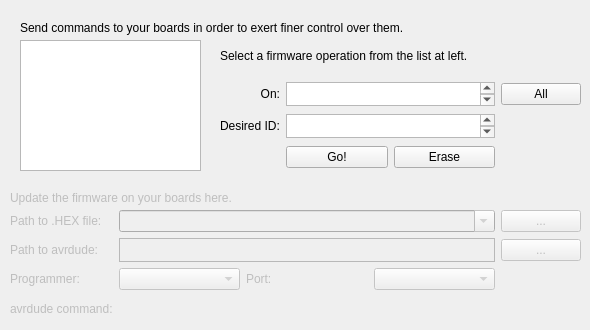
    <widget class="QWidget" name="tabFirmware">
     <attribute name="title">
      <string>Firmware</string>
     </attribute>
     <attribute name="toolTip">
      <string>&lt;html&gt;&lt;head/&gt;&lt;body&gt;&lt;p&gt;Operations to interact with each board for fine-tuning and troubleshooting&lt;/p&gt;&lt;/body&gt;&lt;/html&gt;</string>
     </attribute>
     <widget class="QLabel" name="lblFirmwareDescription">
      <property name="enabled">
       <bool>true</bool>
      </property>
      <property name="geometry">
       <rect>
        <x>20</x>
        <y>20</y>
        <width>561</width>
        <height>16</height>
       </rect>
      </property>
      <property name="text">
       <string>Send commands to your boards in order to exert finer control over them.</string>
      </property>
     </widget>
     <widget class="QWidget" name="gridLayoutWidget">
      <property name="geometry">
       <rect>
        <x>220</x>
        <y>80</y>
        <width>361</width>
        <height>91</height>
       </rect>
      </property>
      <layout class="QGridLayout" name="gridLayout">
       <item row="1" column="0">
        <widget class="QLabel" name="lblTargetBoard">
         <property name="text">
          <string>Desired ID:</string>
         </property>
        </widget>
       </item>
       <item row="0" column="2">
        <widget class="QPushButton" name="btnAllBoards">
         <property name="sizePolicy">
          <sizepolicy hsizetype="Minimum" vsizetype="Fixed">
           <horstretch>0</horstretch>
           <verstretch>0</verstretch>
          </sizepolicy>
         </property>
         <property name="toolTip">
          <string>&lt;html&gt;&lt;head/&gt;&lt;body&gt;&lt;p&gt;Perform the desired action on all boards.&lt;/p&gt;&lt;/body&gt;&lt;/html&gt;</string>
         </property>
         <property name="text">
          <string>All</string>
         </property>
        </widget>
       </item>
       <item row="0" column="0">
        <widget class="QLabel" name="lblSrcBoard">
         <property name="text">
          <string>On:</string>
         </property>
         <property name="alignment">
          <set>Qt::AlignRight|Qt::AlignTrailing|Qt::AlignVCenter</set>
         </property>
        </widget>
       </item>
       <item row="2" column="1">
        <layout class="QHBoxLayout" name="horizontalLayout_3">
         <item>
          <widget class="QPushButton" name="btnExecFwOp">
           <property name="toolTip">
            <string>&lt;html&gt;&lt;head/&gt;&lt;body&gt;&lt;p&gt;Enacts the change or saves the desired data to the specified chip.&lt;/p&gt;&lt;/body&gt;&lt;/html&gt;</string>
           </property>
           <property name="text">
            <string>Go!</string>
           </property>
          </widget>
         </item>
         <item>
          <widget class="QPushButton" name="btnEraseSettings">
           <property name="toolTip">
            <string>&lt;html&gt;&lt;head/&gt;&lt;body&gt;&lt;p&gt;Erases the specified data from the specified chip.&lt;/p&gt;&lt;/body&gt;&lt;/html&gt;</string>
           </property>
           <property name="text">
            <string>Erase</string>
           </property>
          </widget>
         </item>
        </layout>
       </item>
       <item row="0" column="1">
        <widget class="QPlainTextEdit" name="txtSrcBoard">
         <property name="maximumSize">
          <size>
           <width>16777215</width>
           <height>24</height>
          </size>
         </property>
         <property name="tabChangesFocus">
          <bool>true</bool>
         </property>
        </widget>
       </item>
       <item row="1" column="1">
        <widget class="QPlainTextEdit" name="txtTargetBoard">
         <property name="maximumSize">
          <size>
           <width>16777215</width>
           <height>24</height>
          </size>
         </property>
         <property name="tabChangesFocus">
          <bool>true</bool>
         </property>
        </widget>
       </item>
      </layout>
     </widget>
     <widget class="QLabel" name="lblFWU">
      <property name="enabled">
       <bool>false</bool>
      </property>
      <property name="geometry">
       <rect>
        <x>10</x>
        <y>190</y>
        <width>491</width>
        <height>16</height>
       </rect>
      </property>
      <property name="text">
       <string>Update the firmware on your boards here.</string>
      </property>
     </widget>
     <widget class="QWidget" name="gridLayoutWidget_2">
      <property name="geometry">
       <rect>
        <x>10</x>
        <y>210</y>
        <width>571</width>
        <height>111</height>
       </rect>
      </property>
      <layout class="QGridLayout" name="gridLayout_2">
       <item row="2" column="1">
        <layout class="QHBoxLayout" name="horizontalLayout">
         <item>
          <widget class="QComboBox" name="comboBox">
           <property name="enabled">
            <bool>false</bool>
           </property>
          </widget>
         </item>
         <item>
          <widget class="QLabel" name="lblFWUCOMPort">
           <property name="enabled">
            <bool>false</bool>
           </property>
           <property name="text">
            <string>Port:</string>
           </property>
          </widget>
         </item>
         <item>
          <widget class="QComboBox" name="comboBox_2">
           <property name="enabled">
            <bool>false</bool>
           </property>
          </widget>
         </item>
        </layout>
       </item>
       <item row="0" column="1">
        <widget class="QComboBox" name="comboBox_3">
         <property name="enabled">
          <bool>false</bool>
         </property>
         <property name="editable">
          <bool>true</bool>
         </property>
        </widget>
       </item>
       <item row="3" column="0">
        <widget class="QLabel" name="label_4">
         <property name="enabled">
          <bool>false</bool>
         </property>
         <property name="text">
          <string>avrdude command:</string>
         </property>
        </widget>
       </item>
       <item row="1" column="0">
        <widget class="QLabel" name="label_3">
         <property name="enabled">
          <bool>false</bool>
         </property>
         <property name="text">
          <string>Path to avrdude:</string>
         </property>
        </widget>
       </item>
       <item row="2" column="0">
        <widget class="QLabel" name="lblFWUProgrammer">
         <property name="enabled">
          <bool>false</bool>
         </property>
         <property name="text">
          <string>Programmer:</string>
         </property>
        </widget>
       </item>
       <item row="0" column="0">
        <widget class="QLabel" name="label_2">
         <property name="enabled">
          <bool>false</bool>
         </property>
         <property name="text">
          <string>Path to .HEX file:</string>
         </property>
        </widget>
       </item>
       <item row="1" column="1">
        <widget class="QTextEdit" name="txtChipIDIncr_2">
         <property name="enabled">
          <bool>false</bool>
         </property>
         <property name="maximumSize">
          <size>
           <width>16777215</width>
           <height>24</height>
          </size>
         </property>
         <property name="verticalScrollBarPolicy">
          <enum>Qt::ScrollBarAlwaysOff</enum>
         </property>
         <property name="horizontalScrollBarPolicy">
          <enum>Qt::ScrollBarAlwaysOff</enum>
         </property>
        </widget>
       </item>
       <item row="0" column="2">
        <widget class="QPushButton" name="btnFindHexFile">
         <property name="enabled">
          <bool>false</bool>
         </property>
         <property name="text">
          <string>...</string>
         </property>
        </widget>
       </item>
       <item row="1" column="2">
        <widget class="QPushButton" name="btnFindAvrdude">
         <property name="enabled">
          <bool>false</bool>
         </property>
         <property name="text">
          <string>...</string>
         </property>
        </widget>
       </item>
      </layout>
     </widget>
     <widget class="QListWidget" name="fwOpsList">
      <property name="geometry">
       <rect>
        <x>20</x>
        <y>40</y>
        <width>181</width>
        <height>131</height>
       </rect>
      </property>
     </widget>
     <widget class="QLabel" name="lblFwOpHelp">
      <property name="geometry">
       <rect>
        <x>220</x>
        <y>40</y>
        <width>361</width>
        <height>31</height>
       </rect>
      </property>
      <property name="text">
       <string>Select a firmware operation from the list at left.</string>
      </property>
      <property name="wordWrap">
       <bool>true</bool>
      </property>
     </widget>
    </widget>
